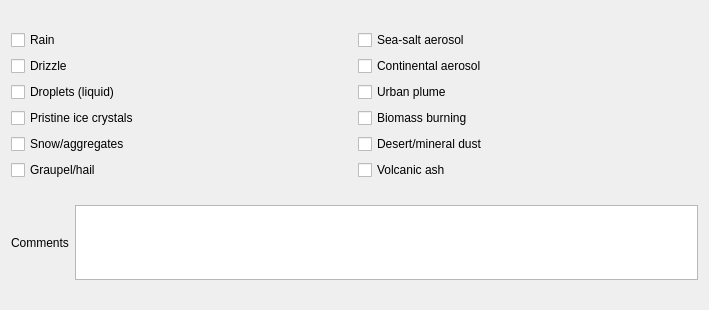
          <widget class="QWidget" name="page_6">
           <property name="geometry">
            <rect>
             <x>0</x>
             <y>0</y>
             <width>709</width>
             <height>310</height>
            </rect>
           </property>
           <attribute name="label">
            <string>Cloud, Precipitation and Aerosol Particles Sampled</string>
           </attribute>
           <layout class="QVBoxLayout" name="verticalLayout_21">
            <item>
             <layout class="QHBoxLayout" name="horizontalLayout_25">
              <item>
               <layout class="QVBoxLayout" name="verticalLayout_19">
                <item>
                 <widget class="QCheckBox" name="rainCheck">
                  <property name="text">
                   <string>Rain</string>
                  </property>
                 </widget>
                </item>
                <item>
                 <widget class="QCheckBox" name="drizzleCheck">
                  <property name="text">
                   <string>Drizzle</string>
                  </property>
                 </widget>
                </item>
                <item>
                 <widget class="QCheckBox" name="dropletsCheck">
                  <property name="text">
                   <string>Droplets (liquid)</string>
                  </property>
                 </widget>
                </item>
                <item>
                 <widget class="QCheckBox" name="pristineIceCrystalsCheck">
                  <property name="text">
                   <string>Pristine ice crystals</string>
                  </property>
                 </widget>
                </item>
                <item>
                 <widget class="QCheckBox" name="snowOrAggregatesCheck">
                  <property name="text">
                   <string>Snow/aggregates</string>
                  </property>
                 </widget>
                </item>
                <item>
                 <widget class="QCheckBox" name="graupelOrHailCheck">
                  <property name="text">
                   <string>Graupel/hail</string>
                  </property>
                 </widget>
                </item>
               </layout>
              </item>
              <item>
               <layout class="QVBoxLayout" name="verticalLayout_20">
                <item>
                 <widget class="QCheckBox" name="seaSaltAerosolCheck">
                  <property name="text">
                   <string>Sea-salt aerosol</string>
                  </property>
                 </widget>
                </item>
                <item>
                 <widget class="QCheckBox" name="continentalAerosolCheck">
                  <property name="text">
                   <string>Continental aerosol</string>
                  </property>
                 </widget>
                </item>
                <item>
                 <widget class="QCheckBox" name="urbanPlumeCheck">
                  <property name="text">
                   <string>Urban plume</string>
                  </property>
                 </widget>
                </item>
                <item>
                 <widget class="QCheckBox" name="biomassBurningCheck">
                  <property name="text">
                   <string>Biomass burning</string>
                  </property>
                 </widget>
                </item>
                <item>
                 <widget class="QCheckBox" name="desertOrMineralDustCheck">
                  <property name="text">
                   <string>Desert/mineral dust</string>
                  </property>
                 </widget>
                </item>
                <item>
                 <widget class="QCheckBox" name="volcanicAshCheck">
                  <property name="text">
                   <string>Volcanic ash</string>
                  </property>
                 </widget>
                </item>
               </layout>
              </item>
             </layout>
            </item>
            <item>
             <layout class="QHBoxLayout" name="horizontalLayout_26">
              <item>
               <widget class="QLabel" name="label_18">
                <property name="text">
                 <string>Comments</string>
                </property>
               </widget>
              </item>
              <item>
               <widget class="QTextEdit" name="PSOtherTextBox">
                <property name="maximumSize">
                 <size>
                  <width>16777215</width>
                  <height>75</height>
                 </size>
                </property>
               </widget>
              </item>
             </layout>
            </item>
           </layout>
          </widget>
